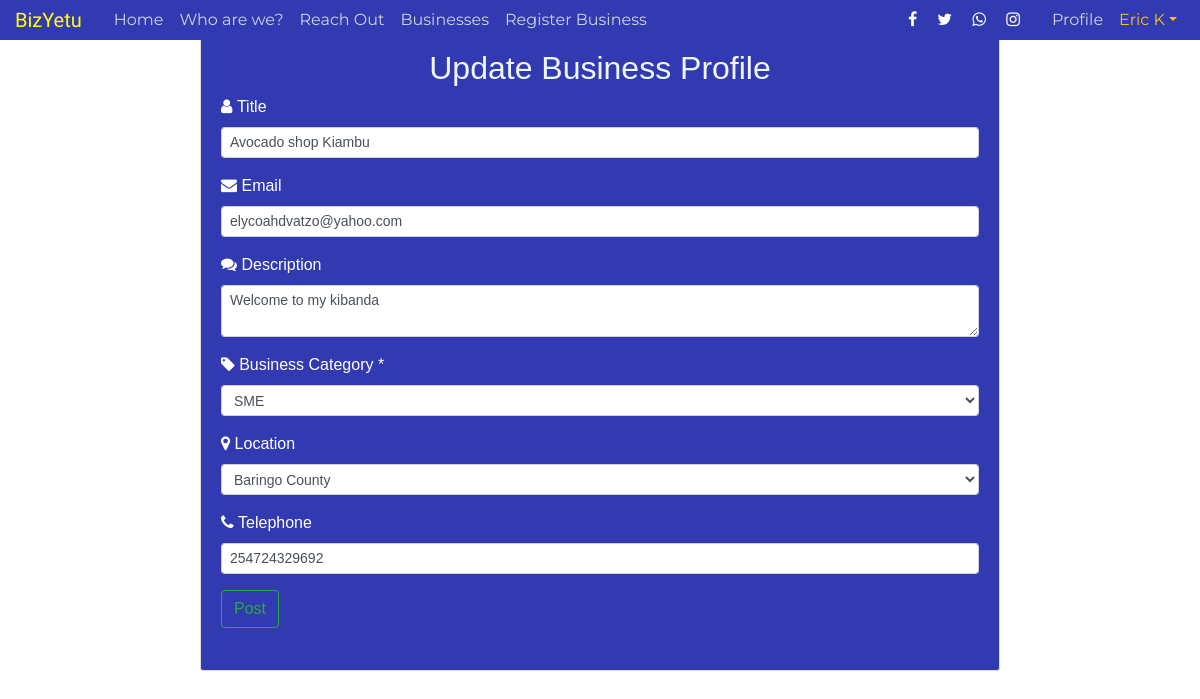
The page /businesses/10/update (signed in) on the database its author committed.
### flask_app/models.py (models this page shows, shortened)
class User(db.Model, UserMixin):
    id = db.Column(db.Integer, primary_key=True)
    username = db.Column(db.String(20), unique=True, nullable=False)
    email = db.Column(db.String(120), unique=True, nullable=False)
    user_type = db.Column(db.String(20), nullable=False)
    password = db.Column(db.String(60), nullable=False)
    user_image_file = db.Column(
        db.String(120), nullable=False, default='default.png')
    businesses = db.relationship(
        'Business', backref='business_owner', lazy=True)
    reviews = db.relationship('Review', backref='reviewer', lazy=True)

class Business(db.Model, UserMixin):
    id = db.Column(db.Integer, primary_key=True)
    business_title = db.Column(db.String(100), nullable=False)
    business_description = db.Column(db.String(280), nullable=False)
    email = db.Column(db.String(100), nullable=False)
    business_image_file = db.Column(
        db.String(120), nullable=False, default='default.jpg')
    business_date_posted = db.Column(db.DateTime, nullable=False)
    business_category = db.Column(db.String(100), nullable=False)
    business_location = db.Column(db.String(100), nullable=False)
    business_tel = db.Column(db.Integer, nullable=False)
    user_id = db.Column(db.Integer, db.ForeignKey('user.id'), nullable=False)

### flask_app/routes.py (the view)
@app.route("/businesses/<int:business_id>/update", methods=['GET', 'POST'])
def update_business(business_id):
    business = Business.query.get_or_404(business_id)
    if business.business_owner != current_user:
        abort(403)
    form = BusinessForm()
    if form.validate_on_submit():
        business.business_title = form.business_title.data
        business.business_title = form.business_title.data
        business.email = form.email.data
        business.business_description = form.business_description.data
        business.business_category = form.business_category.data
        business.business_location = form.business_location.data
        business.business_tel = form.business_tel.data
        business.business_date_posted = datetime.utcnow() + timedelta(hours=3)
        db.session.commit()
        flash('Your Business profile has been updated')
        return redirect(url_for('business', business_id=business.id))
    elif request.method == 'GET':
        form.business_title.data = business.business_title
        form.business_title.data = business.business_title
        form.email.data = business.email
        form.business_description.data = business.business_description
        form.business_category.data = business.business_category
        form.business_location.data = business.business_location
        form.business_tel.data = business.business_tel
    return render_template('update_business.html', title="Update Business", form=form, legend='Update Business Profile')

### flask_app/forms.py
class BusinessForm(FlaskForm):
    business_title = StringField(
        'Title', validators=[DataRequired(), Length(min=5, max=20)])
    email = StringField('Email', validators=[DataRequired(), Email()])
    business_description = TextAreaField(
        'Description', validators=[DataRequired(), Length(min=10, max=120)])
    business_location = SelectField(
        'Location', choices=counties, validators=[DataRequired()])
    business_category = SelectField(
        'Business Category *', choices=business_categories, validators=[DataRequired()])
    business_tel = StringField('Telephone', validators=[DataRequired()])
    submit = SubmitField('Post')

### flask_app/models.py (called while the page is built)
@login_manager.user_loader
def load_user(user_id):
    return User.query.get(int(user_id))

### flask_app/templates/update_business.html (shortened to what this page needs)
{% extends 'layout.html' %}
{% block content %}
<div class="content-section container col-md-8 pt-5">
                <div class="text-center">
                    <h2>{{ legend }}</h2>
                </div>
                <form method="POST" action="">
                    <fieldset class="form-group">
                        <div class="md-form mb-2">
                          <div class="form-group">
                                <i class="fa fa-user"></i> {{ form.business_title.label(class="form-control-label")}}
                                {% if form.business_title.errors %}
                                    {{ form.business_title(class="form-control form-control-sm is-invalid")}}
                                    <div class="invalid-feedback">
                                        {% for error in form.business_title.errors %}
                                            <span>{{ error }}</span>
                                        {% endfor %}
                                    </div>
                                {% else %}
                                    {{ form.business_title(class="form-control form-control-sm")}}
                                {% endif %}
                            </div>
                        </div>
                        <div class="md-form mb-2">
                          <div class="form-group">
                                <i class="fa fa-envelope"></i> {{ form.email.label(class="form-control-label")}}
                                {% if form.email.errors %}
                                    {{ form.email(class="form-control form-control-sm is-invalid")}}
                                    <div class="invalid-feedback">
                                        {% for error in form.email.errors %}
                                            <span>{{ error }}</span>
                                        {% endfor %}
                                    </div>
                                {% else %}
                                    {{ form.email(class="form-control form-control-sm")}}
                                {% endif %}
                            </div>
                        </div>
                        <div class="form-group">
                                <i class="fa fa-comments"></i> {{ form.business_description.label(class="form-control-label")}}
                                {% if form.business_description.errors %}
                                    {{ form.business_description(class="form-control form-control-sm is-invalid")}}
                                    <div class="invalid-feedback">
                                        {% for error in form.business_description.errors %}
                                            <span>{{ error }}</span>
                                        {% endfor %}
                                    </div>
                                {% else %}
                                    {{ form.business_description(class="form-control form-control-sm")}}
                                {% endif %}
                            </div>
                        <div class="md-form mb-2">
                          <div class="form-group">
                                <i class="fa fa-tag"></i> {{ form.business_category.label(class="form-control-label")}}
                                {% if form.business_category.errors %}
                                    {{ form.business_category(class="form-control form-control-sm is-invalid")}}
                                    <div class="invalid-feedback">
                                        {% for error in form.business_category.errors %}
                                            <span>{{ error }}</span>
                                        {% endfor %}
                                    </div>
                                {% else %}
                                    {{ form.business_category(class="form-control form-control-sm")}}
                                {% endif %}
                            </div>
                        </div>
                        <div class="form-group">
                                <i class="fa fa-map-marker"></i> {{ form.business_location.label(class="form-control-label")}}
                                {% if form.business_location.errors %}
                                    {{ form.business_location(class="form-control form-control-sm is-invalid")}}
                                    <div class="invalid-feedback">
                                        {% for error in form.business_location.errors %}
                                            <span>{{ error }}</span>
                                        {% endfor %}
                                    </div>
                                {% else %}
                                    {{ form.business_location(class="form-control form-control-sm")}}
                                {% endif %}
                            </div>
                            <div class="form-group">
                                <i class="fa fa-phone"></i> {{ form.business_tel.label(class="form-control-label")}}
                                {% if form.business_tel.errors %}
                                    {{ form.business_tel(class="form-control form-control-sm is-invalid")}}
                                    <div class="invalid-feedback">
                                        {% for error in form.business_tel.errors %}
                                            <span>{{ error }}</span>
                                        {% endfor %}
                                    </div>
                                {% else %}
                                    {{ form.business_tel(class="form-control form-control-sm")}}
                                {% endif %}
                            </div>
                        <div class="md-form mb-2">
                            <div class="form-group">
                                {{ form.submit(class="btn btn-outline-success") }}
                            </div>
                        </div>
                    </fieldset>
                </form>
            </div>
    {% endblock content %}

### flask_app/templates/layout.html (shortened to what this page needs)
<!DOCTYPE html>
<html>
<head>
    <link rel="stylesheet" href="https://maxcdn.bootstrapcdn.com/bootstrap/4.0.0/css/bootstrap.min.css">
    <link rel="stylesheet" href="https://cdnjs.cloudflare.com/ajax/libs/font-awesome/4.7.0/css/font-awesome.min.css">
	<link rel="stylesheet" type="text/css" href="{{ url_for('static', filename='custom.css') }}">
</head>
<body>
	<header class="site-header">
	  <nav class="navbar navbar-expand-md navbar-dark bg-steel fixed-top">
	    <div class="container-fluid">
	      <a class="navbar-brand mr-4" href="/">BizYetu</a>
	      <div class="collapse navbar-collapse" id="navbarToggle">
	        <div class="navbar-nav mr-auto">
	          <a class="nav-item nav-link" href="{{ url_for('home') }}">Home</a>
	          <a class="nav-item nav-link" href="{{ url_for('about') }}">Who are we?</a>
	          <a class="nav-item nav-link" href="#">Reach Out</a>
	          <a class="nav-item nav-link" href="{{ url_for('businesses') }}">Businesses</a>
	          {% if current_user.is_authenticated %}
	          		<a class="nav-item nav-link" href="{{ url_for('new_business') }}">Register Business</a>
	          {% endif %}
	        </div>
	        <div class="navbar-nav">
	        	<div class="nav-item nav-link social-links">
	        		<a href="#" class="fa fa-facebook mr-3"></a>
	        		<a href="#" class="fa fa-twitter mr-3"></a>
	        		<a href="#" class="fa fa-whatsapp mr-3"></a>
	        		<a href="#" class="fa fa-instagram mr-3"></a>
	        	</div>
	        		{% if current_user.is_authenticated %}
	        			    	<a class="nav-item nav-link" href="{{ url_for('account') }}">Profile</a>
					        	<div class="dropdown">
									  <a class="nav-item nav-link dropdown-toggle text-warning" id="dropdownMenuButton" data-toggle="dropdown" aria-haspopup="true" aria-expanded="false">{{ current_user.username }}</a>
								</div>
	        		{% else %}
		        		<a class="nav-item nav-link" href="{{ url_for('login') }}">Log In </a>
		        		<a class="nav-item nav-link" href="{{ url_for('register') }}" >Register</a>
		        	{% endif %}
	        </div>
	      </div>
	    </div>
	  </nav>
	</header>
	<main >
	    {% block content %}{% endblock %}
	</main>
</body>
</html>

### flask_app/static/custom.css (style rules this page uses)
body { color: #333333; margin-top: 0rem; overflow-x: hidden; font-family: Gotham,Arial,Helvetica Neue,Helvetica,sans-serif;; }
h2, h3, h4, h5, h6 { color: #444444; }
.navbar-brand { color: #ffff00 !important; font-family: 'Kaushan Script', -apple-system, BlinkMacSystemFont, 'Segoe UI', Roboto, 'Helvetica Neue', Arial, sans-serif, 'Apple Color Emoji', 'Segoe UI Emoji', 'Segoe UI Symbol', 'Noto Color Emoji'; }
.bg-steel, footer { background-color: #323ab1; padding: 0px; }
.site-header .navbar-nav .nav-link { color: #cbd5db; font-family: 'Montserrat', -apple-system, BlinkMacSystemFont, 'Segoe UI', Roboto, 'Helvetica Neue', Arial, sans-serif, 'Apple Color Emoji', 'Segoe UI Emoji', 'Segoe UI Symbol', 'Noto Color Emoji'; }
.social-links a { color: white; }
.content-section { background: #ffffff; padding: 10px 20px; border: 1px solid #dddddd; border-radius: 3px; margin-bottom: 20px; }
.content-section { background-color: #323ab1; color: #ffffff; }
.content-section h2 { color: #eef7ff; }

### rows shown on the page
User: username "Eric K"
Business: business_title "Avocado shop Kiambu", email "elycoahdvatzo@yahoo.com", business_description "Welcome to my kibanda", business_category "SME", business_location "Baringo County", business_tel "254724329692"

### other values the page prints
{{ legend }} "Update Business Profile"
